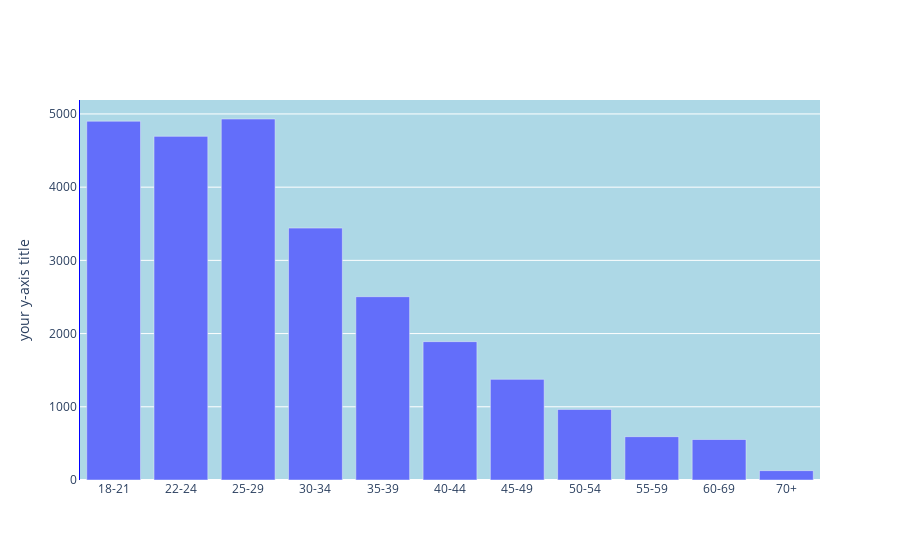

Notebook cell for this chart:
### Markdown cell above
## Q1 막대 그래프
- 위 결과값을 q1_df 저장

### Code cell
q1_df = df['Q1'].value_counts()

CATEGORY_ORDER = ["18-21", "22-24", "25-29", "30-34", "35-39", "40-44", "45-49", "50-54", "55-59", "60-69", "70+"] # 인덱스 정리

fig = go.Figure()
fig.add_trace(
    # 시각화 종류
    go.Bar(x = q1_df.index, y = q1_df.values)
) # 시각화 차트 생성

# 시각화 스타일을 변경
fig.update_layout(
    xaxis = dict(categoryorder = 'array', categoryarray = CATEGORY_ORDER),
    yaxis = dict(title = 'your y-axis title', linecolor = 'blue'),
    plot_bgcolor='lightblue')  # plot_bgcolor='lightblue' : 챗gpt를 이용해서 찾은 코드(코드 복사 후 in this code, update plot background color 입력)



fig.show()

### Figure 1 — Plotly figure (JSON) as saved in the notebook; plotly's stock layout.template omitted (floating-point values rounded to 4 significant figures)
{"data": [{"type": "bar", "x": ["25-29", "18-21", "22-24", "30-34", "35-39", "40-44", "45-49", "50-54", "55-59", "60-69", "70+"], "y": [4931, 4901, 4694, 3441, 2504, 1890, 1375, 964, 592, 553, 128]}], "layout": {"autosize": true, "plot_bgcolor": "lightblue", "xaxis": {"autorange": true, "categoryarray": ["18-21", "22-24", "25-29", "30-34", "35-39", "40-44", "45-49", "50-54", "55-59", "60-69", "70+"], "categoryorder": "array", "range": [-0.5, 10.5], "type": "category"}, "yaxis": {"autorange": true, "linecolor": "blue", "range": [0, 5191.0], "title": {"text": "your y-axis title"}, "type": "linear"}}}
